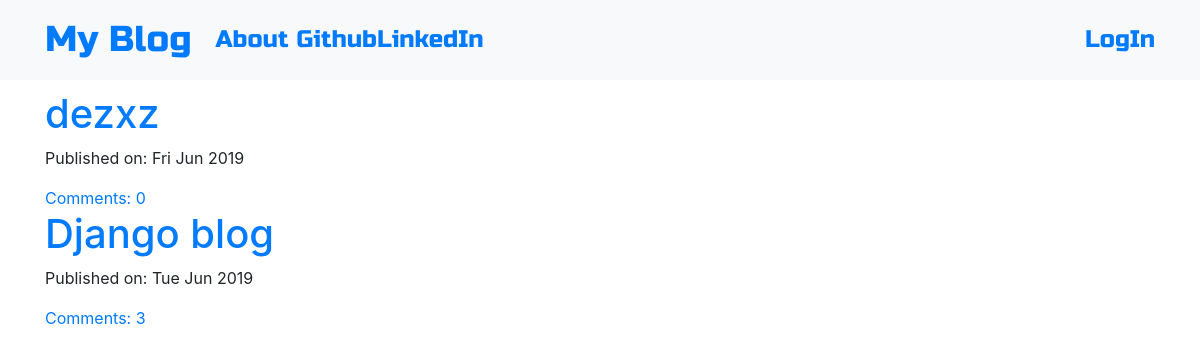
The page / on the database its author committed.
### blog/models.py (models this page shows, shortened)
class Post(models.Model):
    author = models.ForeignKey('auth.User',on_delete=models.CASCADE)
    title = models.CharField(max_length=250)
    text = models.TextField()
    created_date = models.DateTimeField(default=timezone.now)
    published_date = models.DateTimeField(blank=True, null=True)
    def approve_comments(self):
        return self.comments.filter(approved_comment=True)

### blog/views.py (the view)
# urls.py: path('',views.PostListView.as_view(),name='post_list'),
class PostListView(ListView):
    model = Post
    def get_queryset(self):
        return Post.objects.filter(published_date__lte=timezone.now()).order_by('-published_date')

### blog/templates/blog/post_list.html
<!DOCTYPE html>
{% extends 'blog/base.html' %}
  {% block body_block %}
    <div class="centerstage">
      {% for post in post_list %}
        <div class="post">
          <h1><a href="{% url 'post_detail' pk=post.pk %}">{{ post.title }}</a></h1>
          <div class="date">
            <p>Published on: {{ post.published_date|date:"D M Y"}}</p>
          </div>
          <a href="{% url 'post_detail' pk=post.pk %}">Comments: {{ post.approve_comments.count}}</a>
        </div>
      {% endfor %}
    </div>
  {% endblock %}

### blog/static/css/blog.css (style rules this page uses)
.centerstage { margin-left: auto; margin-right: auto; }
.loader { filter:hue-rotate(0deg); color: linear-gradient(45deg,#0f8,#08f); animation:hue 5000ms infinite linear; }

### rows shown on the page
Post: title "dezxz", published_date "Fri Jun 2019", approve_comments.count "0"
Post: title "Django blog", published_date "Tue Jun 2019", approve_comments.count "3"
